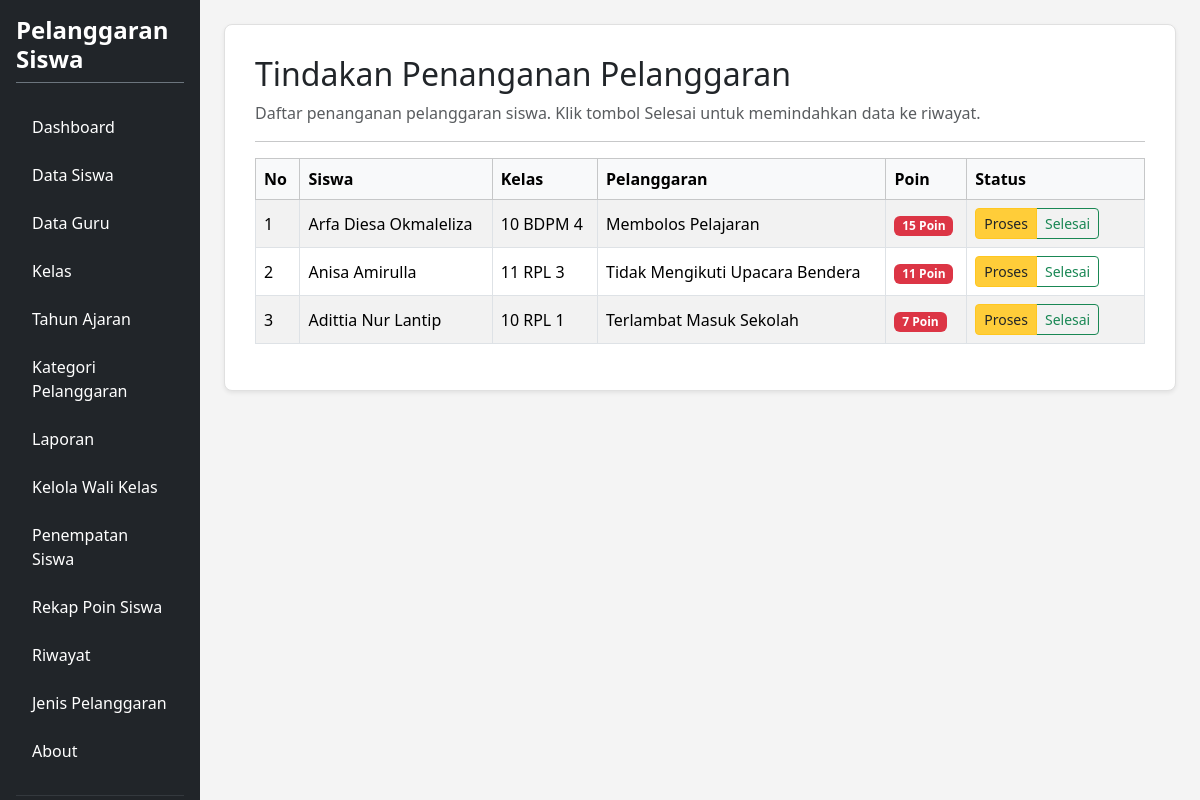
The app's page /tindakan.php (signed in), older data.
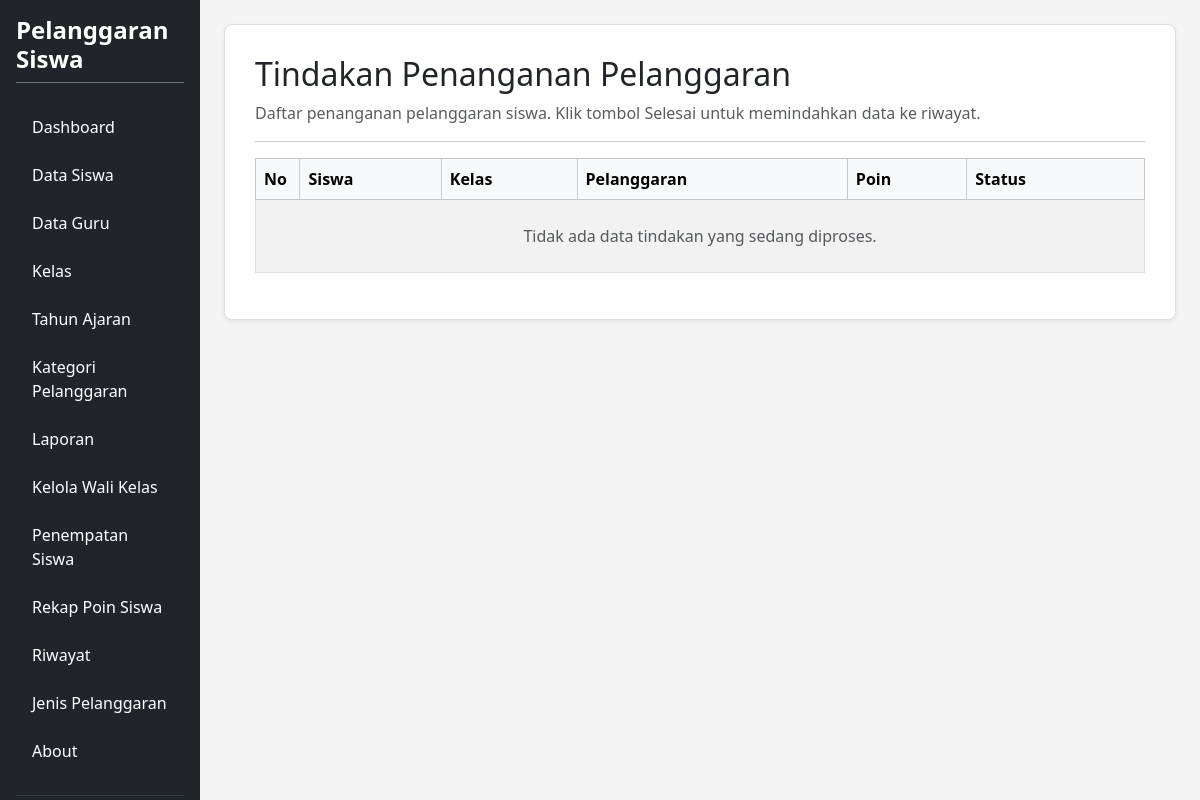
The same page, newer data.
### tables this page shows
CREATE TABLE `t_pelanggaran_siswa` (
  `id` int(11) NOT NULL,
  `tahun_ajaran_id` int(11) NOT NULL,
  `siswa_id` int(11) NOT NULL,
  `nama_siswa` varchar(150) NOT NULL,
  `kelas_id` int(11) NOT NULL,
  `nama_kelas` varchar(100) NOT NULL,
  `pelanggaran_id` int(11) NOT NULL,
  `nama_pelanggaran` varchar(150) NOT NULL,
  `pelanggaran_kategori_id` int(11) NOT NULL,
  `guru_id` int(11) NOT NULL,
  `nama_guru` varchar(150) NOT NULL,
  `tanggal` date NOT NULL,
  `keterangan` text NOT NULL,
  `poin` int(11) NOT NULL,
  `tindakan` text NOT NULL,
  `status` varchar(30) NOT NULL,
  `created_at` timestamp NOT NULL DEFAULT current_timestamp(),
  `updated_at` timestamp NOT NULL DEFAULT current_timestamp()
);

CREATE TABLE `t_siswa` (
  `id` int(11) NOT NULL,
  `nis` varchar(30) NOT NULL,
  `nama` varchar(150) NOT NULL,
  `kelas_id` int(11) DEFAULT NULL,
  `jenis_kelamin` char(1) NOT NULL,
  `tanggal_lahir` date NOT NULL,
  `alamat` text NOT NULL,
  `status_aktif` tinyint(1) NOT NULL,
  `created_at` timestamp NOT NULL DEFAULT current_timestamp(),
  `updated_at` timestamp NOT NULL DEFAULT current_timestamp()
);

CREATE TABLE `t_kelas` (
  `id` int(11) NOT NULL,
  `nama` varchar(100) NOT NULL,
  `tingkat` varchar(20) NOT NULL,
  `jurusan` varchar(100) NOT NULL,
  `status_aktif` tinyint(1) NOT NULL,
  `created_at` timestamp NULL DEFAULT current_timestamp(),
  `updated_at` timestamp NULL DEFAULT current_timestamp()
);

CREATE TABLE `t_pelanggaran` (
  `id` int(11) NOT NULL,
  `pelanggaran_kategori_id` int(11) NOT NULL,
  `kode` varchar(30) NOT NULL,
  `nama` varchar(150) NOT NULL,
  `poin` int(11) NOT NULL,
  `deskripsi` text NOT NULL,
  `status_aktif` tinyint(1) NOT NULL,
  `created_at` timestamp NOT NULL DEFAULT current_timestamp(),
  `updated_at` timestamp NOT NULL DEFAULT current_timestamp()
);

### tindakan.php (the view, shortened to what this page needs)
<?php
$db_connection = $conn ?? $koneksi ?? mysqli_connect("localhost", "root", "", "db_ukk_2026");
$query_tindakan = mysqli_query($db_connection, "
    SELECT ps.*, s.nama AS nama_siswa, k.nama AS nama_kelas, p.nama AS nama_pelanggaran, p.poin
    FROM t_pelanggaran_siswa ps
    LEFT JOIN t_siswa s ON ps.siswa_id = s.id
    LEFT JOIN t_kelas k ON ps.kelas_id = k.id
    LEFT JOIN t_pelanggaran p ON ps.pelanggaran_id = p.id
    WHERE ps.status = 'Proses'
    ORDER BY ps.id DESC
");
?>
<!DOCTYPE html>
<html lang="id">
<head>
    <link href="https://cdn.jsdelivr.net/npm/bootstrap@5.3.8/dist/css/bootstrap.min.css" rel="stylesheet">
    <link href="https://cdn.datatables.net/1.13.8/css/dataTables.bootstrap5.min.css" rel="stylesheet">
</head>
<body>
<div class="container-fluid d-flex p-0" style="min-height: 100vh;">
    <div class="row flex-grow-1 g-0 w-100">
        <?php include "layout/sidebar.php"; ?>
        <main class="col-md-9 col-lg-10 p-4">
            <div class="content-card shadow-sm">
                <h2 class="mb-2">Tindakan Penanganan Pelanggaran</h2>
                <p class="text-muted mb-3">Daftar penanganan pelanggaran siswa. Klik tombol Selesai untuk memindahkan data ke riwayat.</p>
                <hr>
                <div class="table-responsive">
                    <table id="tableTindakan" class="table table-bordered table-striped align-middle w-100">
                        <thead class="table-light">
                            <tr>
                                <th width="5%">No</th>
                                <th>Siswa</th>
                                <th>Kelas</th>
                                <th>Pelanggaran</th>
                                <th>Poin</th>
                                <th width="20%">Status</th>
                            </tr>
                        </thead>
                        <tbody>
                            <?php
                            if ($query_tindakan && mysqli_num_rows($query_tindakan) > 0) {
                                $no = 1;
                                while ($row = mysqli_fetch_assoc($query_tindakan)) {
                            ?>
                                    <tr>
                                        <td><?= $no++ ?></td>
                                        <td><?= htmlspecialchars($row['nama_siswa'] ?? '-') ?></td>
                                        <td><?= htmlspecialchars($row['nama_kelas'] ?? '-') ?></td>
                                        <td><?= htmlspecialchars($row['nama_pelanggaran'] ?? '-') ?></td>
                                        <td><span class="badge bg-danger"><?= $row['poin'] ?? 0 ?> Poin</span></td>
                                        <td>
                                            <div class="btn-group" role="group">
                                                <a href="update_status.php?id=<?= $row['id'] ?>&status=Proses"
                                                   class="btn btn-sm btn-warning active text-dark"
                                                   style="pointer-events: none;">Proses</a>
                                                <a href="update_status.php?id=<?= $row['id'] ?>&status=Selesai"
                                                   class="btn btn-sm btn-outline-success"
                                                   onclick="return confirm('Ubah status menjadi Selesai dan pindahkan ke Riwayat?');">
                                                    Selesai
                                                </a>
                                            </div>
                                        </td>
                                    </tr>
                            <?php
                                }
                            } else {
                                echo '<tr><td colspan="6" class="text-center text-muted py-4">Tidak ada data tindakan yang sedang diproses.</td></tr>';
                            }
                            ?>
                        </tbody>
                    </table>
                </div>
            </div>
        </main>
    </div>
</div>
</body>
</html>

Row changes from the older to the newer data that the page shows:
no longer on this page (row edited): t_pelanggaran_siswa: siswa.nama "Arfa Diesa Okmaleliza", kelas.nama "10 BDPM 4", pelanggaran.nama "Membolos Pelajaran", pelanggaran.poin "15"
no longer on this page (row edited): t_pelanggaran_siswa: siswa.nama "Anisa Amirulla", kelas.nama "11 RPL 3", pelanggaran.nama "Tidak Mengikuti Upacara Bendera", pelanggaran.poin "11"
no longer on this page (row edited): t_pelanggaran_siswa: siswa.nama "Adittia Nur Lantip", kelas.nama "10 RPL 1", pelanggaran.nama "Terlambat Masuk Sekolah", pelanggaran.poin "7"
Text that changed along with them:
text now shown: "Tidak ada data tindakan yang sedang diproses."
